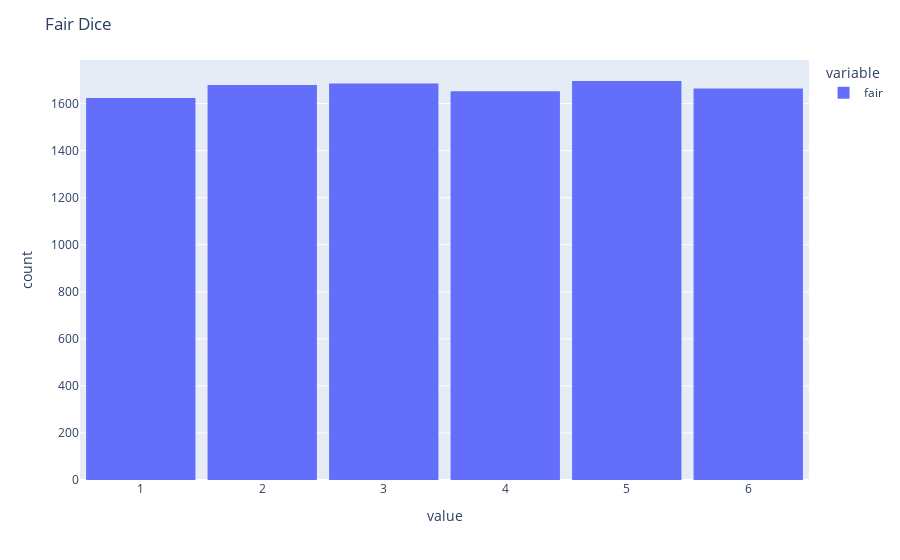
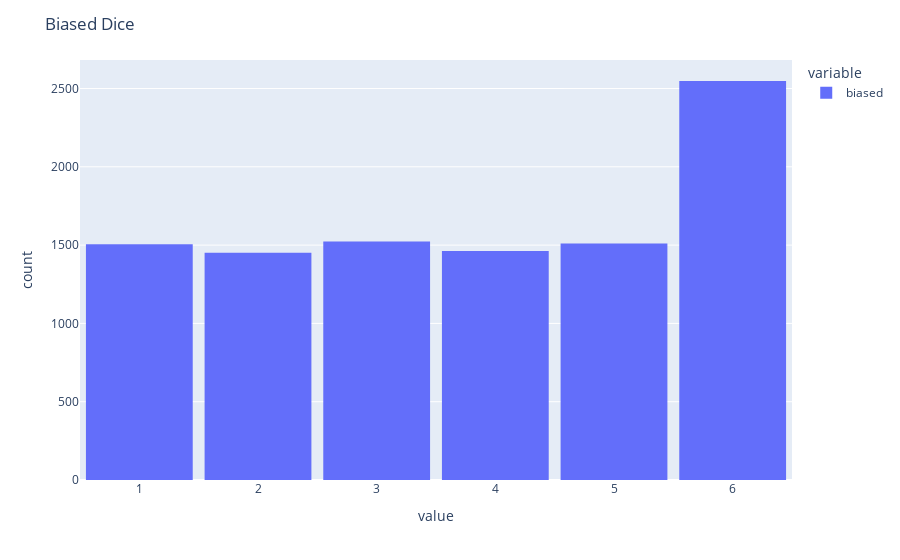

Write notebook code for charts like these, in order.
### Markdown cell above
#### Let's plot histograms for fair and biased columns

### Code cell
fig1 = px.histogram(df['fair'], barmode="group")
fig2 = px.histogram(df['biased'], barmode="group")
fig1.update_layout(bargroupgap=0.1, title="Fair Dice")
fig2.update_layout(bargroupgap=0.1, title="Biased Dice")

fig1.show()
fig2.show()

### Figure 1 — Plotly figure (JSON) as saved in the notebook; plotly's stock layout.template omitted (floating-point values rounded to 4 significant figures; data arrays with more than 128 entries replaced by an {"elided": "..."} marker saying what was removed)
{"data": [{"alignmentgroup": "True", "bingroup": "x", "hovertemplate": "variable=fair<br>value=%{x}<br>count=%{y}<extra></extra>", "legendgroup": "fair", "marker": {"color": "#636efa", "pattern": {"shape": ""}}, "name": "fair", "offsetgroup": "fair", "orientation": "v", "showlegend": true, "type": "histogram", "x": {"elided": "10000 int values"}, "xaxis": "x", "yaxis": "y"}], "layout": {"bargroupgap": 0.1, "barmode": "group", "legend": {"title": {"text": "variable"}, "tracegroupgap": 0}, "margin": {"t": 60}, "title": {"text": "Fair Dice"}, "xaxis": {"anchor": "y", "domain": [0, 1], "title": {"text": "value"}}, "yaxis": {"anchor": "x", "domain": [0, 1], "title": {"text": "count"}}}}

### Figure 2 — Plotly figure (JSON) as saved in the notebook; plotly's stock layout.template omitted (floating-point values rounded to 4 significant figures; data arrays with more than 128 entries replaced by an {"elided": "..."} marker saying what was removed)
{"data": [{"alignmentgroup": "True", "bingroup": "x", "hovertemplate": "variable=biased<br>value=%{x}<br>count=%{y}<extra></extra>", "legendgroup": "biased", "marker": {"color": "#636efa", "pattern": {"shape": ""}}, "name": "biased", "offsetgroup": "biased", "orientation": "v", "showlegend": true, "type": "histogram", "x": {"elided": "10000 int values"}, "xaxis": "x", "yaxis": "y"}], "layout": {"bargroupgap": 0.1, "barmode": "group", "legend": {"title": {"text": "variable"}, "tracegroupgap": 0}, "margin": {"t": 60}, "title": {"text": "Biased Dice"}, "xaxis": {"anchor": "y", "domain": [0, 1], "title": {"text": "value"}}, "yaxis": {"anchor": "x", "domain": [0, 1], "title": {"text": "count"}}}}
